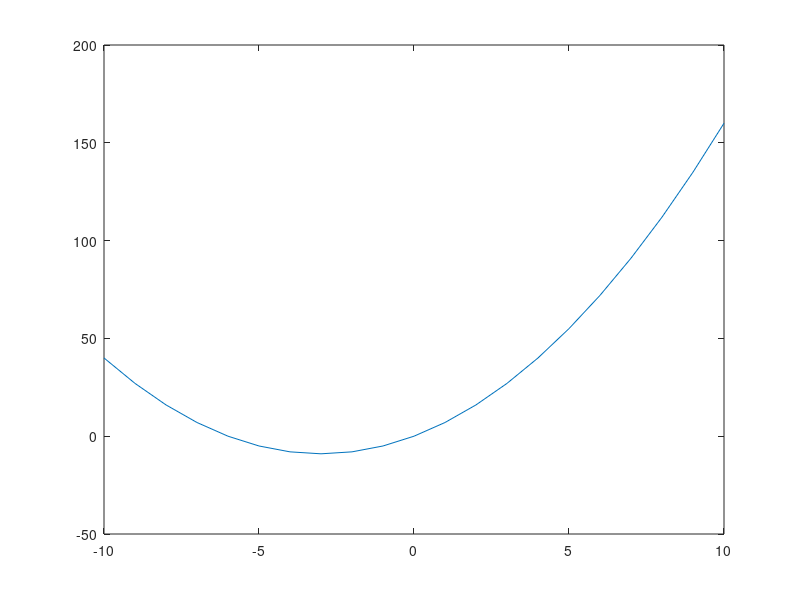

This figure's MATLAB source:
% Octave Script 
% Title          :Funcion #4
% Descripcion    :Comprobacion de la funcion numero 4 del tema 2.2 
% Author         :Hector Daniel Marmoleo Garcia 
% Date           :20211028
% Version        :1
% Usage          :octave> cd /path/
%                :octave> Funcion4
% Notes          :Requiere aplicacion octave
%                :https://octaveintro.readthedocs.io/en/latest/index.html
clear
% dominio de la funcion 
x = -10:1:10
% regla de correspondencia (Funcion)
fx = x.^2 + (6*x)
% plotear funcion
plot(x, fx);
